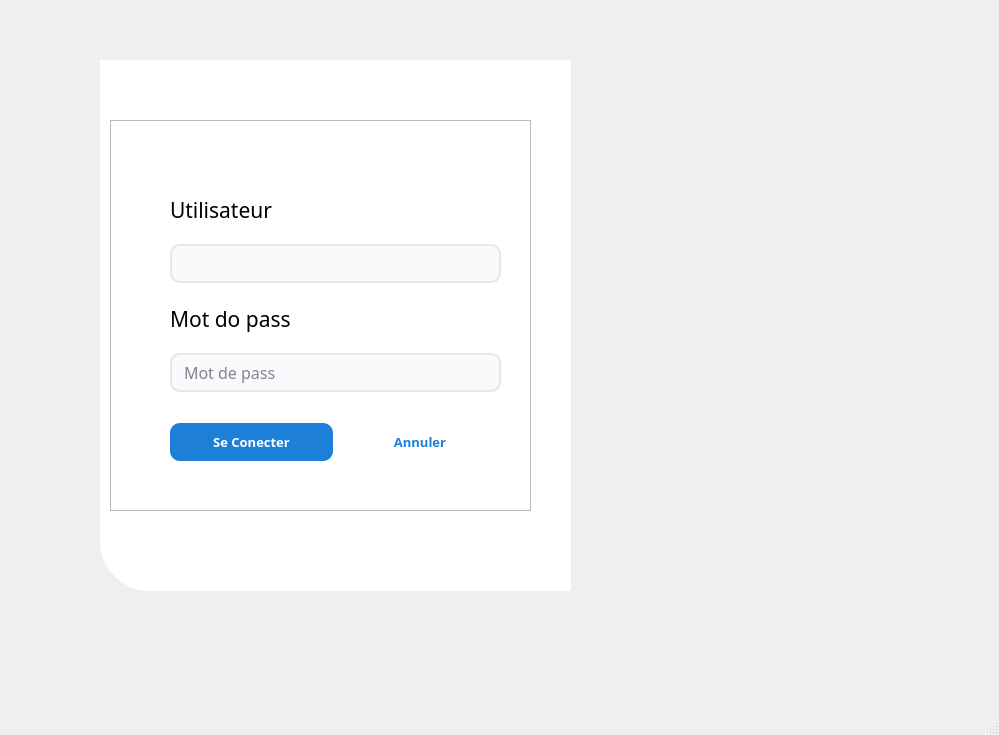
<?xml version="1.0" encoding="UTF-8"?>
<ui version="4.0">
 <class>MainWindow</class>
 <widget class="QMainWindow" name="MainWindow">
  <property name="geometry">
   <rect>
    <x>0</x>
    <y>0</y>
    <width>999</width>
    <height>735</height>
   </rect>
  </property>
  <property name="acceptDrops">
   <bool>false</bool>
  </property>
  <property name="windowTitle">
   <string>MainWindow</string>
  </property>
  <property name="locale">
   <locale language="English" country="UnitedKingdom"/>
  </property>
  <widget class="QWidget" name="centralwidget">
   <widget class="QFrame" name="frame">
    <property name="geometry">
     <rect>
      <x>410</x>
      <y>60</y>
      <width>401</width>
      <height>531</height>
     </rect>
    </property>
    <property name="styleSheet">
     <string notr="true">/* Apply this ONLY to the Frame sitting on top */
QFrame {
    background-color: qlineargradient(spread:pad, x1:0, y1:0, x2:1, y2:0, 
        stop:0 rgba(255,255, 255, 255),  
        stop:1 rgba(0, 0, 0, 0), 
        stop:1 rgba(0, 0, 0, 0)
    );
    border-radius: 10px;
}</string>
    </property>
    <property name="frameShape">
     <enum>QFrame::StyledPanel</enum>
    </property>
    <property name="frameShadow">
     <enum>QFrame::Raised</enum>
    </property>
   </widget>
   <widget class="QLabel" name="label_3">
    <property name="geometry">
     <rect>
      <x>410</x>
      <y>60</y>
      <width>401</width>
      <height>531</height>
     </rect>
    </property>
    <property name="styleSheet">
     <string notr="true">QLabel {
	/*border-image: url(:/images/C:/Users/Abdelfatah/Pictures/backgrounds/wallpaperflare.com_wallpaper (8).jpg);*/
    /* Fixed path: Removed the colon and added quotes */
    border-image: url(&quot;images/login_img.jpg&quot;);
    
    /* Ensures the image fills the widget entirely */
    background-position: center;
    background-repeat: no-repeat;
    
    /* This is the secret to getting rid of those side-bars */
    background-origin: content;
    background-clip: border;
    
    border-radius: 10px;
}</string>
    </property>
    <property name="text">
     <string/>
    </property>
   </widget>
   <widget class="QLabel" name="label_4">
    <property name="geometry">
     <rect>
      <x>100</x>
      <y>60</y>
      <width>471</width>
      <height>531</height>
     </rect>
    </property>
    <property name="styleSheet">
     <string notr="true">background-color: rgb(255, 255, 255);
border-bottom-left-radius: 50px</string>
    </property>
    <property name="text">
     <string/>
    </property>
   </widget>
   <widget class="QFrame" name="frame_2">
    <property name="geometry">
     <rect>
      <x>110</x>
      <y>120</y>
      <width>421</width>
      <height>391</height>
     </rect>
    </property>
    <property name="font">
     <font>
      <family>Lama Sans</family>
      <pointsize>16</pointsize>
      <weight>50</weight>
      <bold>false</bold>
     </font>
    </property>
    <property name="frameShape">
     <enum>QFrame::StyledPanel</enum>
    </property>
    <property name="frameShadow">
     <enum>QFrame::Raised</enum>
    </property>
    <widget class="QWidget" name="gridLayoutWidget">
     <property name="geometry">
      <rect>
       <x>60</x>
       <y>60</y>
       <width>331</width>
       <height>281</height>
      </rect>
     </property>
     <layout class="QGridLayout" name="gridLayout" rowstretch="0,0,1,0,0,1,0,0,0,0" rowminimumheight="1,1,1,1,1,1,0,0,0,0">
      <property name="sizeConstraint">
       <enum>QLayout::SetMinimumSize</enum>
      </property>
      <property name="spacing">
       <number>6</number>
      </property>
      <item row="5" column="0">
       <widget class="QLineEdit" name="password_lineedit">
        <property name="styleSheet">
         <string notr="true">QLineEdit {
    background-color: #f8fafc;
    border: 2px solid #E5E7EB; /* Soft gray instead of transparent for better visibility */
    border-radius: 10px;
    color: #0d0c22;
    font-size: 16px;
    height: 35px;
    /* Extra left padding to make room for an icon */
    padding-left: 10px; 
    padding-right: 0px;
}

QLineEdit:hover {
    border-color: #818cf8;
    background-color: #ffffff;
}

QLineEdit:focus {
    border-color: #818cf8;
    background-color: #ffffff;
    /* Qt doesn't support spread/blur shadows, so we use a solid highlight */
    border: 2px solid #818cf8;
}

/* Placeholder color is handled specially in QSS */
QLineEdit {
    qproperty-placeholderText: &quot;Mot de pass&quot;;
}

</string>
        </property>
        <property name="inputMask">
         <string comment="*"/>
        </property>
        <property name="echoMode">
         <enum>QLineEdit::Password</enum>
        </property>
        <property name="placeholderText">
         <string>Mot de pass</string>
        </property>
       </widget>
      </item>
      <item row="9" column="0">
       <layout class="QGridLayout" name="gridLayout_2" columnstretch="1,1">
        <item row="0" column="1">
         <widget class="QPushButton" name="annuler_button">
          <property name="styleSheet">
           <string notr="true">QPushButton {
    background-color: transparent;
    border: 0px solid #000000;
    border-radius: 10px;
    color: #1D7FD8;
    font-weight: bold;
    font-size: 13px;
    /* letter-spacing is simulated with spaces in the button text */
    padding: 10px 0px;
    text-transform: uppercase;
}

QPushButton:hover {
    /* We create a hard-stop gradient that looks like a solid fill */
    background-color: #2c9caf;
    color: #ffffff;
    border: 2px solid #70bdca;
}

QPushButton:pressed {
    background-color: #268391;
	color: #ffffff;
    border-color: #268391;
}</string>
          </property>
          <property name="text">
           <string>Annuler</string>
          </property>
         </widget>
        </item>
        <item row="0" column="0">
         <widget class="QPushButton" name="se_connecter_button">
          <property name="styleSheet">
           <string notr="true">QPushButton {
    background-color: #1D7FD8;
    border: 0px solid #000000;
    border-radius: 10px;
    color: #ffffff;
    font-weight: bold;
    font-size: 13px;
    /* letter-spacing is simulated with spaces in the button text */
    padding: 10px 0px;
    text-transform: uppercase;
}

QPushButton:hover {
    /* We create a hard-stop gradient that looks like a solid fill */
    background-color: #1769B4;
    color: #FFFFFF;
    border: 2px solid #70bdca;
}

QPushButton:pressed {
    background-color: #0E5891;
	color: #ffffff;
    border-color: #268391;
}</string>
          </property>
          <property name="text">
           <string>Se Conecter</string>
          </property>
         </widget>
        </item>
       </layout>
      </item>
      <item row="4" column="0">
       <widget class="QLabel" name="label_2">
        <property name="enabled">
         <bool>true</bool>
        </property>
        <property name="text">
         <string>Mot do pass</string>
        </property>
       </widget>
      </item>
      <item row="2" column="0">
       <widget class="QLineEdit" name="userentry">
        <property name="styleSheet">
         <string notr="true">QLineEdit {
    background-color: #f8fafc;
    border: 2px solid #E5E7EB; /* Soft gray instead of transparent for better visibility */
    border-radius: 10px;
    color: #0d0c22;
    font-size: 16px;
    height: 35px;
    /* Extra left padding to make room for an icon */
    padding-left: 10px; 
    padding-right: 0px;
}

QLineEdit:hover {
    border-color: #818cf8;
    background-color: #ffffff;
}

QLineEdit:focus {
    border-color: #818cf8;
    background-color: #ffffff;
    /* Qt doesn't support spread/blur shadows, so we use a solid highlight */
    border: 2px solid #818cf8;
}

/* Placeholder color is handled specially in QSS */
QLineEdit {
    qproperty-placeholderText: &quot;Utilisateur&quot;;
}

</string>
        </property>
       </widget>
      </item>
      <item row="7" column="0">
       <spacer name="spacer">
        <property name="orientation">
         <enum>Qt::Vertical</enum>
        </property>
        <property name="sizeType">
         <enum>QSizePolicy::Fixed</enum>
        </property>
        <property name="sizeHint" stdset="0">
         <size>
          <width>20</width>
          <height>25</height>
         </size>
        </property>
       </spacer>
      </item>
      <item row="1" column="0">
       <widget class="QLabel" name="label">
        <property name="text">
         <string>Utilisateur</string>
        </property>
       </widget>
      </item>
     </layout>
     <zorder>label</zorder>
     <zorder>label_2</zorder>
     <zorder>spacer</zorder>
     <zorder>userentry</zorder>
     <zorder>password_lineedit</zorder>
    </widget>
   </widget>
   <zorder>label_4</zorder>
   <zorder>label_3</zorder>
   <zorder>frame</zorder>
   <zorder>frame_2</zorder>
  </widget>
  <widget class="QMenuBar" name="menubar">
   <property name="geometry">
    <rect>
     <x>0</x>
     <y>0</y>
     <width>999</width>
     <height>21</height>
    </rect>
   </property>
  </widget>
  <widget class="QStatusBar" name="statusbar"/>
 </widget>
 <resources>
  <include location="res.qrc"/>
 </resources>
 <connections/>
</ui>
